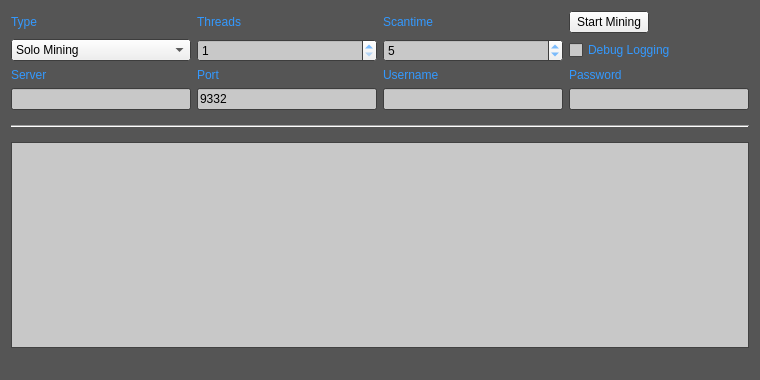
<?xml version="1.0" encoding="UTF-8"?>
<ui version="4.0">
 <class>MiningPage</class>
 <widget class="QWidget" name="MiningPage">
  <property name="geometry">
   <rect>
    <x>0</x>
    <y>0</y>
    <width>760</width>
    <height>380</height>
   </rect>
  </property>
  <property name="palette">
   <palette>
    <active>
     <colorrole role="WindowText">
      <brush brushstyle="SolidPattern">
       <color alpha="255">
        <red>51</red>
        <green>153</green>
        <blue>255</blue>
       </color>
      </brush>
     </colorrole>
     <colorrole role="Base">
      <brush brushstyle="SolidPattern">
       <color alpha="255">
        <red>200</red>
        <green>200</green>
        <blue>200</blue>
       </color>
      </brush>
     </colorrole>
     <colorrole role="Window">
      <brush brushstyle="SolidPattern">
       <color alpha="255">
        <red>85</red>
        <green>85</green>
        <blue>85</blue>
       </color>
      </brush>
     </colorrole>
    </active>
    <inactive>
     <colorrole role="WindowText">
      <brush brushstyle="SolidPattern">
       <color alpha="255">
        <red>51</red>
        <green>153</green>
        <blue>255</blue>
       </color>
      </brush>
     </colorrole>
     <colorrole role="Base">
      <brush brushstyle="SolidPattern">
       <color alpha="255">
        <red>200</red>
        <green>200</green>
        <blue>200</blue>
       </color>
      </brush>
     </colorrole>
     <colorrole role="Window">
      <brush brushstyle="SolidPattern">
       <color alpha="255">
        <red>85</red>
        <green>85</green>
        <blue>85</blue>
       </color>
      </brush>
     </colorrole>
    </inactive>
    <disabled>
     <colorrole role="WindowText">
      <brush brushstyle="SolidPattern">
       <color alpha="255">
        <red>120</red>
        <green>120</green>
        <blue>120</blue>
       </color>
      </brush>
     </colorrole>
     <colorrole role="Base">
      <brush brushstyle="SolidPattern">
       <color alpha="255">
        <red>85</red>
        <green>85</green>
        <blue>85</blue>
       </color>
      </brush>
     </colorrole>
     <colorrole role="Window">
      <brush brushstyle="SolidPattern">
       <color alpha="255">
        <red>85</red>
        <green>85</green>
        <blue>85</blue>
       </color>
      </brush>
     </colorrole>
    </disabled>
   </palette>
  </property>
  <layout class="QGridLayout" name="gridLayout">
   <property name="sizeConstraint">
    <enum>QLayout::SetMaximumSize</enum>
   </property>
   <item row="7" column="1">
    <widget class="QLineEdit" name="serverLine">
     <property name="enabled">
      <bool>true</bool>
     </property>
    </widget>
   </item>
   <item row="6" column="3">
    <widget class="QLabel" name="usernameLabel">
     <property name="enabled">
      <bool>true</bool>
     </property>
     <property name="text">
      <string>Username</string>
     </property>
    </widget>
   </item>
   <item row="6" column="1">
    <widget class="QLabel" name="serverLabel">
     <property name="enabled">
      <bool>true</bool>
     </property>
     <property name="text">
      <string>Server</string>
     </property>
    </widget>
   </item>
   <item row="7" column="3">
    <widget class="QLineEdit" name="usernameLine">
     <property name="enabled">
      <bool>true</bool>
     </property>
     <property name="text">
      <string/>
     </property>
    </widget>
   </item>
   <item row="6" column="4">
    <widget class="QLabel" name="passwordLabel">
     <property name="enabled">
      <bool>true</bool>
     </property>
     <property name="text">
      <string>Password</string>
     </property>
    </widget>
   </item>
   <item row="6" column="2">
    <widget class="QLabel" name="portLabel">
     <property name="enabled">
      <bool>true</bool>
     </property>
     <property name="text">
      <string>Port</string>
     </property>
    </widget>
   </item>
   <item row="3" column="4">
    <widget class="QPushButton" name="startButton">
     <property name="sizePolicy">
      <sizepolicy hsizetype="Fixed" vsizetype="Fixed">
       <horstretch>0</horstretch>
       <verstretch>0</verstretch>
      </sizepolicy>
     </property>
     <property name="text">
      <string>Start Mining</string>
     </property>
    </widget>
   </item>
   <item row="8" column="1" colspan="4">
    <widget class="Line" name="line">
     <property name="sizePolicy">
      <sizepolicy hsizetype="Minimum" vsizetype="Fixed">
       <horstretch>0</horstretch>
       <verstretch>0</verstretch>
      </sizepolicy>
     </property>
     <property name="minimumSize">
      <size>
       <width>0</width>
       <height>20</height>
      </size>
     </property>
     <property name="orientation">
      <enum>Qt::Horizontal</enum>
     </property>
    </widget>
   </item>
   <item row="13" column="1" colspan="4">
    <widget class="QListWidget" name="list">
     <property name="autoScrollMargin">
      <number>100000</number>
     </property>
     <property name="dragDropMode">
      <enum>QAbstractItemView::DragOnly</enum>
     </property>
     <property name="selectionMode">
      <enum>QAbstractItemView::NoSelection</enum>
     </property>
     <property name="movement">
      <enum>QListView::Snap</enum>
     </property>
     <property name="batchSize">
      <number>10</number>
     </property>
    </widget>
   </item>
   <item row="14" column="1" colspan="2">
    <widget class="QLabel" name="shareCount">
     <property name="font">
      <font>
       <pointsize>10</pointsize>
       <weight>75</weight>
       <bold>true</bold>
      </font>
     </property>
     <property name="text">
      <string/>
     </property>
    </widget>
   </item>
   <item row="3" column="3">
    <widget class="QLabel" name="scantimeLabel">
     <property name="enabled">
      <bool>true</bool>
     </property>
     <property name="layoutDirection">
      <enum>Qt::LeftToRight</enum>
     </property>
     <property name="text">
      <string>Scantime</string>
     </property>
    </widget>
   </item>
   <item row="3" column="2">
    <widget class="QLabel" name="threadsLabel">
     <property name="enabled">
      <bool>true</bool>
     </property>
     <property name="text">
      <string>Threads</string>
     </property>
    </widget>
   </item>
   <item row="4" column="4">
    <widget class="QCheckBox" name="debugCheckBox">
     <property name="text">
      <string>Debug Logging</string>
     </property>
    </widget>
   </item>
   <item row="3" column="1">
    <widget class="QLabel" name="typeLabel">
     <property name="text">
      <string>Type</string>
     </property>
    </widget>
   </item>
   <item row="4" column="2">
    <widget class="QSpinBox" name="threadsBox">
     <property name="enabled">
      <bool>true</bool>
     </property>
     <property name="minimum">
      <number>1</number>
     </property>
     <property name="maximum">
      <number>99</number>
     </property>
     <property name="singleStep">
      <number>1</number>
     </property>
    </widget>
   </item>
   <item row="4" column="1">
    <widget class="QComboBox" name="typeBox">
     <property name="editable">
      <bool>false</bool>
     </property>
     <property name="currentIndex">
      <number>0</number>
     </property>
     <item>
      <property name="text">
       <string>Solo Mining</string>
      </property>
     </item>
     <item>
      <property name="text">
       <string>Pool Mining</string>
      </property>
     </item>
    </widget>
   </item>
   <item row="4" column="3">
    <widget class="QSpinBox" name="scantimeBox">
     <property name="enabled">
      <bool>true</bool>
     </property>
     <property name="minimum">
      <number>1</number>
     </property>
     <property name="value">
      <number>5</number>
     </property>
    </widget>
   </item>
   <item row="7" column="2">
    <widget class="QLineEdit" name="portLine">
     <property name="enabled">
      <bool>true</bool>
     </property>
     <property name="text">
      <string>9332</string>
     </property>
     <property name="value" stdset="0">
      <number>9332</number>
     </property>
    </widget>
   </item>
   <item row="7" column="4">
    <widget class="QLineEdit" name="passwordLine">
     <property name="enabled">
      <bool>true</bool>
     </property>
    </widget>
   </item>
   <item row="14" column="3" colspan="2">
    <widget class="QLabel" name="mineSpeedLabel">
     <property name="sizePolicy">
      <sizepolicy hsizetype="Preferred" vsizetype="Preferred">
       <horstretch>0</horstretch>
       <verstretch>0</verstretch>
      </sizepolicy>
     </property>
     <property name="font">
      <font>
       <pointsize>10</pointsize>
       <weight>75</weight>
       <bold>true</bold>
      </font>
     </property>
     <property name="text">
      <string/>
     </property>
     <property name="alignment">
      <set>Qt::AlignRight|Qt::AlignTrailing|Qt::AlignVCenter</set>
     </property>
    </widget>
   </item>
  </layout>
 </widget>
 <layoutdefault spacing="6" margin="11"/>
 <tabstops>
  <tabstop>startButton</tabstop>
  <tabstop>typeBox</tabstop>
  <tabstop>threadsBox</tabstop>
  <tabstop>scantimeBox</tabstop>
  <tabstop>serverLine</tabstop>
  <tabstop>portLine</tabstop>
  <tabstop>usernameLine</tabstop>
  <tabstop>passwordLine</tabstop>
  <tabstop>debugCheckBox</tabstop>
  <tabstop>list</tabstop>
 </tabstops>
 <resources/>
 <connections/>
</ui>
